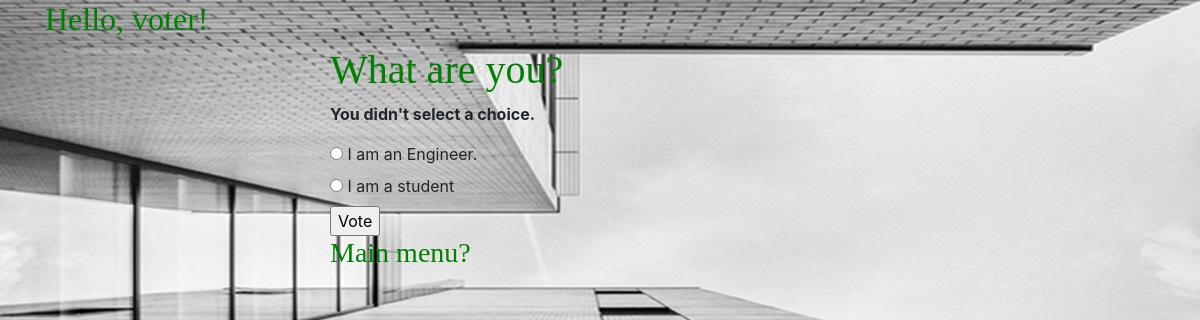
/polls/3/vote/, run on the app's committed database.
### polls/models.py (models this page shows, shortened)
class Question(models.Model):
    question_text = models.CharField(max_length=200)
    pub_date      = models.DateTimeField('date published')

class Choice(models.Model):
    question    = models.ForeignKey(Question, on_delete=models.CASCADE)
    choice_text = models.CharField(max_length=200)
    votes       = models.IntegerField(default=0)

### polls/views.py (the view)
# urls.py: path('<int:pk>/vote/', views.vote, name='vote'),
def vote(request, pk):
    question = get_object_or_404(Question, pk=pk)
    try:
        selected_choice = question.choice_set.get(pk=request.POST['choice'])
    except (KeyError, Choice.DoesNotExist):
        return render(request, 'polls/detail.html', {
            'question': question,
            'error_message': "You didn't select a choice.",
        })
    else:
        selected_choice.votes += 1
        selected_choice.save()
        return HttpResponseRedirect(reverse('polls:results', args=(question.id,)))

### polls/templates/polls/detail.html (shortened to what this page needs)
{% extends "polls/base.html" %}
{% block content %}
  <div class="container">
    <div class="row">
      <div class="col-md-4 offset-3">
        <h1>{{ question.question_text }}</h1>
        {% if error_message %}<p><strong>{{ error_message }}</strong></p>{% endif %}
        <form action="{% url 'polls:vote' question.id %}" method="post">
        {% for choice in question.choice_set.all %}
            <input type="radio" name="choice" id="choice{{ forloop.counter }}" value="{{ choice.id }}">
            <label for="choice{{ forloop.counter }}">{{ choice.choice_text }}</label><br>
        {% endfor %}
        <input type="submit" value="Vote">
        </form>
        <a href="{% url 'polls:index' %}"><h3>Main menu?</h3> </a>
      </div>
    </div>
  </div>
{% endblock %}

### polls/static/polls/style.css (style rules this page uses)
h1, h2, h3, h4, li a { color: green; font-family: 'Crimson Text', serif; }
body { background: white url("images/background.png") no-repeat; }

### data on the page
Question: question_text "What are you?"
Choice: choice_text "I am an Engineer."
Choice: choice_text "I am a student"

### other printed values
{{ error_message }} "You didn't select a choice."
